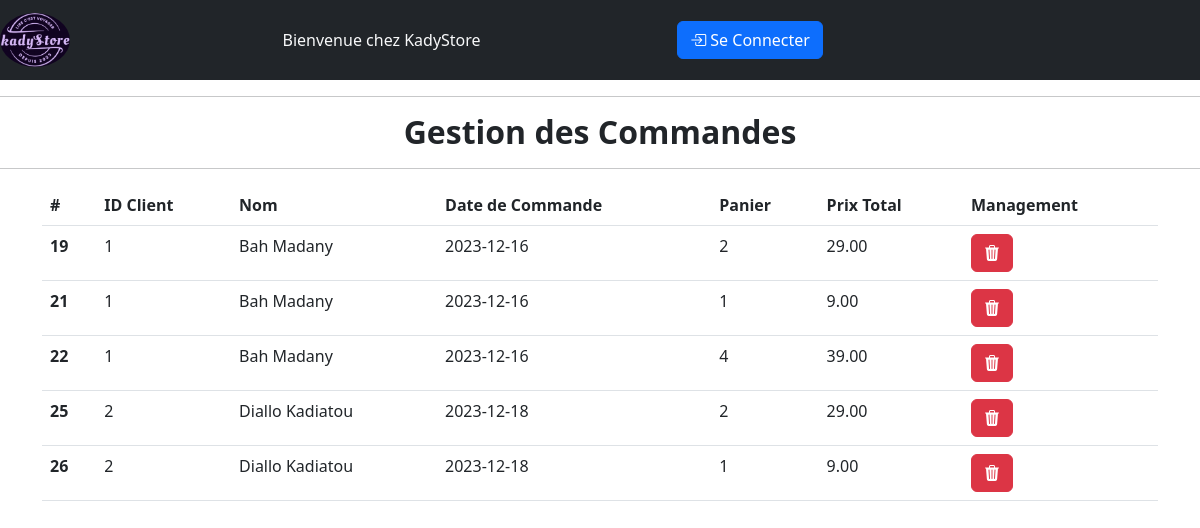
Screenshot of /GestionCommande.php with the database file from the repository.
### tables this page shows
CREATE TABLE `user_order` (
  `id` bigint(20) NOT NULL,
  `ref` varchar(20) NOT NULL,
  `date` date NOT NULL,
  `total` decimal(10,2) NOT NULL,
  `user_id` bigint(20) NOT NULL
);

CREATE TABLE `user` (
  `id` bigint(20) NOT NULL,
  `user_name` varchar(50) NOT NULL,
  `email` varchar(50) NOT NULL,
  `pwd` varchar(255) NOT NULL,
  `fname` varchar(50) NOT NULL,
  `lname` varchar(50) NOT NULL,
  `billing_address_id` bigint(20) NOT NULL,
  `shipping_address_id` bigint(20) NOT NULL,
  `token` varchar(255) NOT NULL,
  `role_id` bigint(20) NOT NULL
);

CREATE TABLE `order_has_product` (
  `order_id` bigint(20) NOT NULL,
  `product_id` bigint(20) NOT NULL,
  `quantity` int(11) NOT NULL,
  `price` decimal(5,2) NOT NULL
);

### includes/fonctions.php (called while the page is built, shortened)
<?php
function connexionDB()
{
    $dbhost = "localhost";
    $dbuser = "root";
    $dbpassword = "";
    $dbname = "ecommerce";
    $dbport = 3306;
    $conn = mysqli_connect($dbhost, $dbuser, $dbpassword, $dbname, $dbport);
    return $conn;
}
function getUserById($id)
{
    $conn = connexionDB();
    $sql = "SELECT * FROM User where id=?; ";
    $stmt = $conn->prepare($sql);
    $stmt->bind_param('i', $id);
    $stmt->execute();
    $result = $stmt->get_result();
    $user = $result->fetch_assoc();
    return $user;
}
function getAllCommands()
{
    $conn = connexionDB();
    $sql = "SELECT * FROM user_order";
    $stmt = $conn->prepare($sql);
    $stmt->execute();
    $resultats = $stmt->get_result();
    $commands = array();
    foreach ($resultats as $command) {
        $commands[] = $command;
    }
    return $commands;
}
function getCommandById($id)
{
    $conn = connexionDB();
    $sql = "SELECT * FROM order_has_product where order_id=?";
    $stmt = $conn->prepare($sql);
    $stmt->bind_param('i', $id);
    $stmt->execute();
    $results = $stmt->get_result();
    $commands = array();
    foreach ($results as $command) {
        $commands[] = $command;
    }
    return $commands;
}
?>

### GestionCommande.php (the view)
<?php
include "./public/headers.php";
$commandes = getAllCommands();
?>
<main>
    <section>
        <div class="registerfrm">
        <hr> <center>
                <h2><b>Gestion des Commandes</b></h2
            </center><hr>
            <div class="container">
                <div class="row">
                    <div class="col-md-12">
                        <table class="table">
                            <thead>
                                <tr>
                                    <th scope="col">#</th>
                                    <th scope="col">ID Client</th>
                                    <th scope="col">Nom</th>
                                    <th scope="col">Date de Commande</th>
                                    <th scope="col">Panier</th>
                                    <th scope="col">Prix Total</th>
                                    <th scope="col">Management</th>
                                </tr>
                            </thead>
                            <tbody>
                                <?php foreach ($commandes as $commande) {
                                    $id_user = $commande['user_id'];
                                    $user = getUserById($id_user) ?>
                                    <tr>
                                        <th scope="row">
                                            <?php echo $commande['id']; ?>
                                        </th>
                                        <td>
                                            <?php echo $commande['user_id']; ?>
                                        </td>
                                        <td>
                                            <?php echo $user['lname'] . " " . $user['fname']; ?>
                                        </td>
                                        <td>
                                            <?php echo $commande['date']; ?>
                                        </td>
                                        <td>
                                            <?php
                                            $tab_commands = getCommandById($commande['id']);
                                            foreach ($tab_commands as $key => $value) {
                                                ?>
                                                <?php echo $value['quantity']; ?>
                                            <?php } ?>
                                        </td>
                                        <td>
                                            <?php echo $commande['total']; ?>
                                        </td>
                                        <td>
                                            <a href="./SupprimerCommand.php?id=<?php echo $commande['id']; ?>"
                                                class="btn btn-danger">
                                                <i class="bi bi-trash3-fill">
                                                </i>
                                            </a>
                                        </td>
                                    </tr>
                                <?php } ?>
                            </tbody>
                        </table>
                    </div>
                </div>
            </div>
        </div>
    </section>
</main>
</body>
</html>

### rows the page displays
user_order: id "19", user "1", user.lname "Bah", user.fname "Madany", date "2023-12-16", total "29.00"
order_has_product: quantity "2"
user_order: id "21", user "1", user.lname "Bah", user.fname "Madany", date "2023-12-16", total "9.00"
order_has_product: quantity "1"
user_order: id "22", user "1", user.lname "Bah", user.fname "Madany", date "2023-12-16", total "39.00"
order_has_product: quantity "4"
user_order: id "25", user "2", user.lname "Diallo", user.fname "Kadiatou", date "2023-12-18", total "29.00"
order_has_product: quantity "2"
user_order: id "26", user "2", user.lname "Diallo", user.fname "Kadiatou", date "2023-12-18", total "9.00"
order_has_product: quantity "1"
